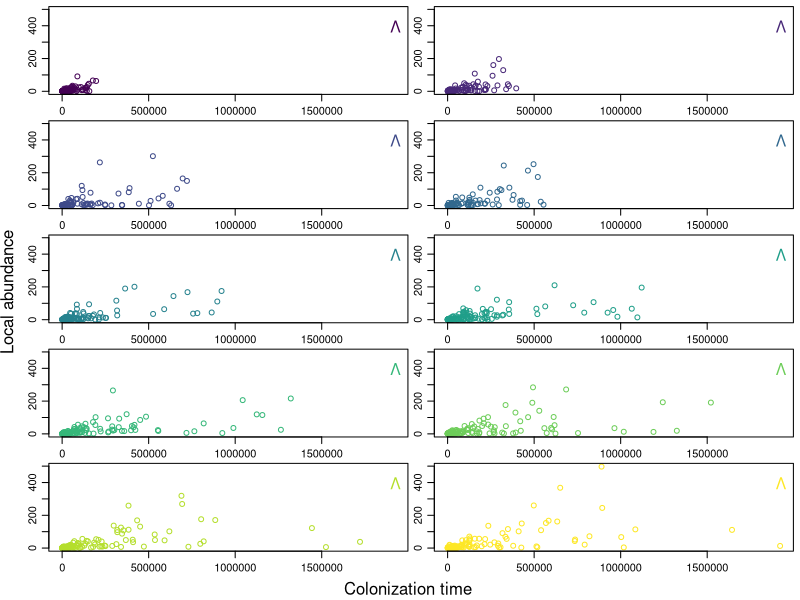

Write R code to recreate this figure.
## ---- chunk 1
knitr::opts_chunk$set(echo = TRUE)
## ---- chunk 2
library(viridis)

megalog <- read.table('output/megalog.txt', header = TRUE, sep = '\t')

palette(viridis(length(unique(megalog$X.eq))))
layout(matrix(1:length(unique(megalog$X.eq)), ncol = 2, byrow = TRUE))

par(mar = c(2, 2, 0, 0), oma = c(1.2, 1.2, 0, 0) + 0.5, mgp = c(1.75, 0.75, 0))

for(i in 1:length(unique(megalog$X.eq))) {
    j <- sort(unique(megalog$X.eq))[i]
    with(megalog[megalog$X.eq == j, ],
         plot(Col_time, Loc_Abund, col = i, xlab = '', ylab = '',
              xlim = range(megalog$Col_time, na.rm = TRUE),
              ylim = range(megalog$Loc_Abund, na.rm = TRUE)))
    legend('topright', legend = expression(Lambda), text.col = i, pch = NA, bty = 'n', cex = 1.5)
}

mtext('Colonization time', line = 0.5, outer = TRUE, side = 1)
mtext('Local abundance', line = 0.5, outer = TRUE, side = 2)
